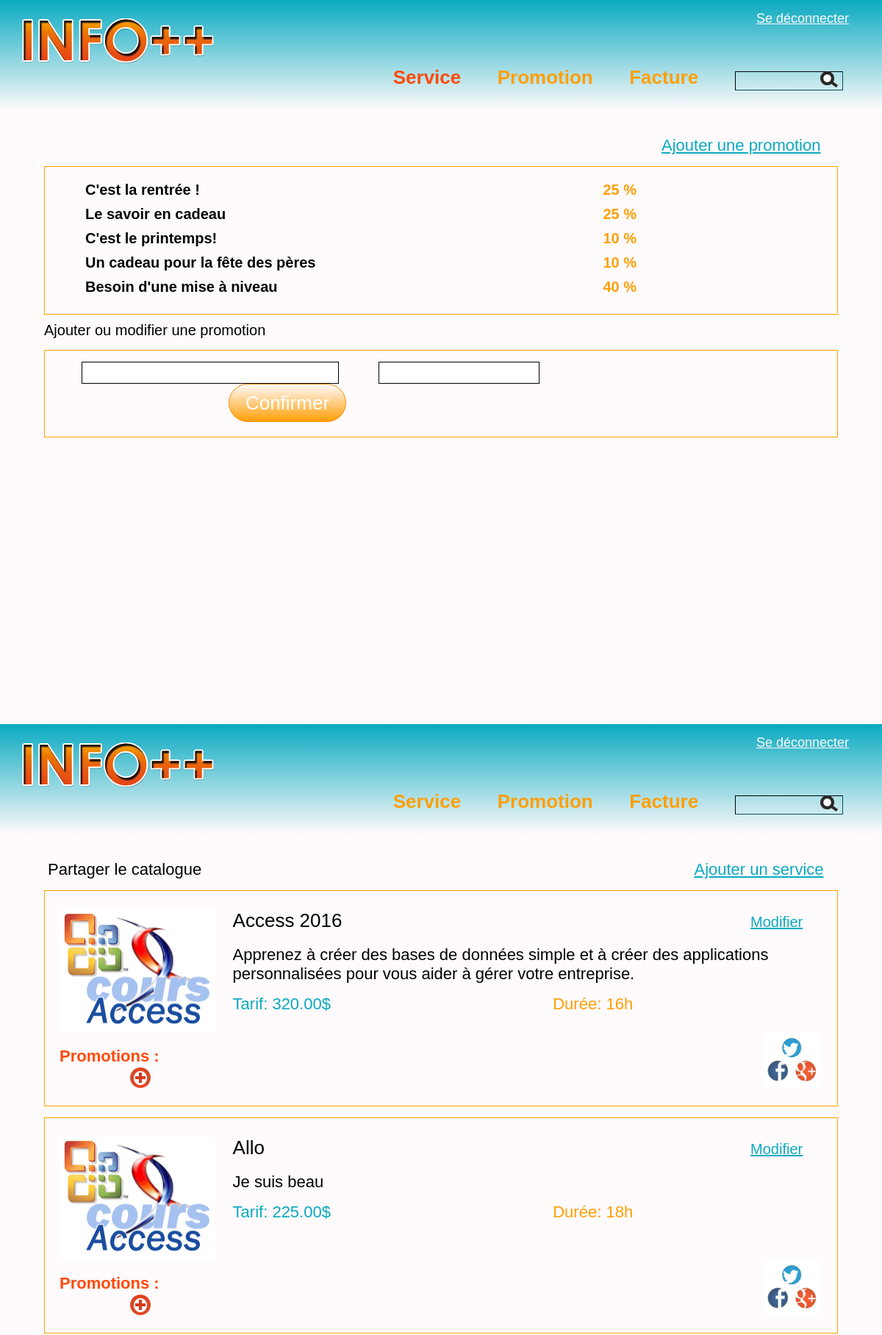
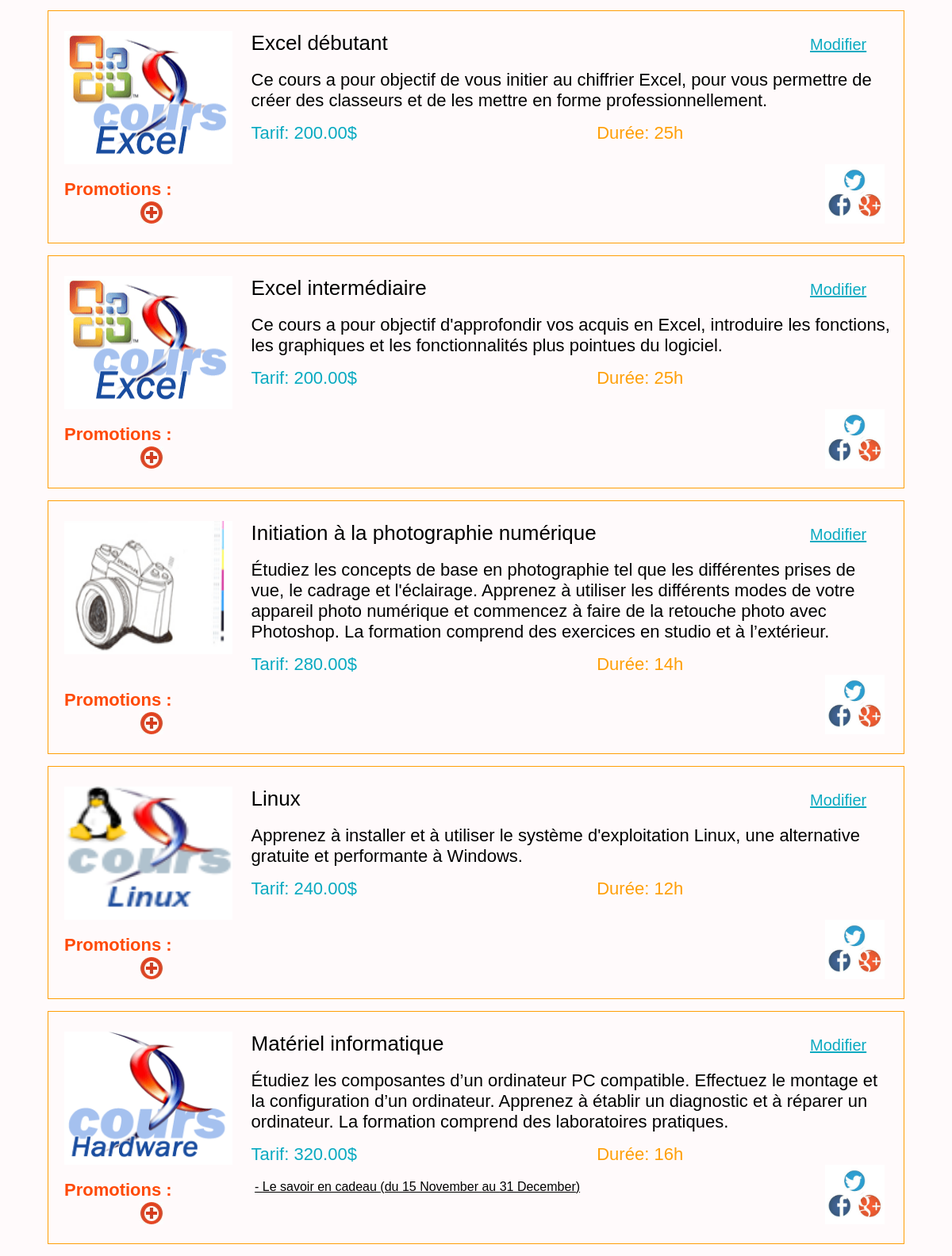
The app's page /page/service.php (signed in, upper part) with its own data (2 pictures, top to bottom).
### tables this page shows
CREATE TABLE `promotion` (
  `pk_promotion` int(11) NOT NULL,
  `promotion_titre` varchar(75) DEFAULT NULL,
  `promotion_description` longtext,
  `rabais` decimal(2,2) DEFAULT NULL,
  `image` varchar(150) DEFAULT NULL
);

CREATE TABLE `service` (
  `pk_service` int(11) NOT NULL,
  `service_titre` varchar(75) DEFAULT NULL,
  `service_description` longtext,
  `duree` int(11) DEFAULT NULL,
  `tarif` decimal(6,2) DEFAULT NULL,
  `actif` tinyint(1) DEFAULT NULL,
  `image` varchar(150) DEFAULT NULL
);

CREATE TABLE `ta_promotion_service` (
  `pk_promotion_service` int(11) NOT NULL,
  `fk_promotion` int(11) DEFAULT NULL,
  `fk_service` int(11) DEFAULT NULL,
  `date_debut` datetime DEFAULT NULL,
  `date_fin` datetime DEFAULT NULL,
  `code` varchar(45) DEFAULT NULL
);

### phpscript/class/gestionPromotion.php (called while the page is built, shortened)
<?php
  require_once('../outils/connexion.php');
  require_once('promotion.php');
  class GestionPromotion{
    public function getPromotionOfService($id){
      $connexion = new Connexion();
      $conn = $connexion->getConnexion();
      $stmt = $conn->prepare("SELECT p.pk_promotion, tps.pk_promotion_service, p.promotion_titre, p.promotion_description, p.rabais, p.image, tps.date_debut, tps.date_fin, tps.code, s.service_titre, s.pk_service FROM promotion AS p
                              INNER JOIN ta_promotion_service tps ON p.pk_promotion = tps.fk_promotion
                              INNER JOIN service s ON tps.fk_service = s.pk_service WHERE s.pk_service = ?;");
      $stmt->bind_param("i",$id);
      $stmt->execute();
      $result = $stmt->get_result();
      if($result->num_rows == 0){
        $promotion = null;
        return $promotion;
      }
      while($row = $result->fetch_assoc()){
        $promotion[] = new Promotion($row['pk_promotion'],$row['pk_promotion_service'],$row['promotion_titre'],$row['promotion_description'],$row['rabais'],$row['image'],$row['date_debut'],$row['date_fin'],$row['code'],$row['pk_service']);
      }
      return $promotion;
    }
    public function getAllPromotion(){
      $connexion = new Connexion();
      $conn = $connexion->getConnexion();
      $stmt = $conn->prepare("SELECT * FROM promotion;");
      $stmt->execute();
      $result = $stmt->get_result();
      while($row = $result->fetch_assoc()){
        $arrPromotion[] = new Promotion($row['pk_promotion'],null,$row['promotion_titre'],$row['promotion_description'],$row['rabais'],$row['image'],null,null,null,null);
      }
      return $arrPromotion;
    }
  }
 ?>

### phpscript/class/promotion.php (called while the page is built, shortened)
<?php
  require_once('../outils/connexion.php');
  class Promotion{
    private $idPromoService;
    private $titre;
    private $rabais;
    private $dateDebut;
    private $dateFin;
    public function setIdPromoService($idPromoService){
      $this->idPromoService = $idPromoService;
    }
    public function setTitre($titre){
      $this->titre = $titre;
    }
    public function setDateFin($dateFin){
      if(strlen($dateFin) == 10){
        $this->dateFin = $dateFin;
      }
      else{
        $date = substr($dateFin, 0, -9);
        $this->dateFin = $date;
      }
    }
    public function setDateDebut($dateDebut){
      if(strlen($dateDebut) == 10){
        $this->dateDebut = $dateDebut;
      }
      else{
        $date = substr($dateDebut, 0, -9);
        $this->dateDebut = $date;
      }
    }
    public function setRabais($rabais){
      $this->rabais = $rabais;
    }
    public function getIdPromoService(){
      return $this->idPromoService;
    }
    public function getTitre(){
      return $this->titre;
    }
    public function getDateDebut(){
      return $this->dateDebut;
    }
    public function getDateFin(){
      return $this->dateFin;
    }
    public function getRabais(){
      return $this->rabais;
    }
  }
 ?>

### outils/connexion.php (called while the page is built, shortened)
<?php
class Connexion{
  private $dbHost = "localhost";
  private $dbUser = "root";
  private $dbPass = "";
  private $dbName = "lab1_hypermedia";
  function __construct() {
    $this->conn = mysqli_connect($this->dbHost, $this->dbUser, $this->dbPass, $this->dbName);
  }
}
?>

### phpscript/class/gestionService.php (called while the page is built, shortened)
<?php
require_once('../outils/connexion.php');
require_once('classService.php');
class GestionService{
  public function getAllService(){
    $connection = new Connexion();
    $conn = $connection->getConnexion();
    $query = "SELECT * FROM service ORDER BY service_titre;";
    $result = mysqli_query($conn,$query);
    if(mysqli_num_rows($result) == 0){
      $service = null;
    }
    else{
      while($row = mysqli_fetch_assoc($result)){
        $service[] = new Service($row['pk_service'],$row['service_titre'],$row['service_description'],$row['duree'],$row['tarif'],$row['actif'],$row['image']);
      }
    }
    return $service;
  }
}
?>

### phpscript/class/classService.php (called while the page is built, shortened)
<?php
class Service{
  private $id;
  private $titre;
  private $description;
  private $duree;
  private $tarif;
  private $image;
  public function setId($id){
    $this->id = $id;
  }
  public function setTitre($titre){
    $this->titre = $titre;
  }
  public function setDescription($description){
    $this->description = $description;
  }
  public function setDuree($duree){
    $this->duree = $duree;
  }
  public function setTarif($tarif){
    $this->tarif = $tarif;
  }
  public function setImage($image){
    $this->image = $image;
  }
  public function getId(){
    return $this->id;
  }
  public function getTitre(){
    return $this->titre;
  }
  public function getDescription(){
    return $this->description;
  }
  public function getDuree(){
    return $this->duree;
  }
  public function getTarif(){
    return $this->tarif;
  }
  public function getImage(){
    return $this->image;
  }
}
?>

### page/service.php (the view, shortened to what this page needs)
<?php
  require_once('../phpscript/class/classService.php');
  require_once('../phpscript/class/gestionService.php');
  require_once('../phpscript/class/gestionPromotion.php');
  $gestionService = new GestionService();
  $gestionPromotion = new GestionPromotion();
  $arrService = $gestionService->getAllService();
  if(isset($_SESSION['recherche']) && "" != trim($_SESSION['recherche'])){
      $arrService = $gestionService->getServiceBySearch($_SESSION['recherche']);
      unset($_SESSION['recherche']);
  }
  else if(isset($_SESSION['serviceFact']) && "" != trim($_SESSION['serviceFact'])){
    $arrService = $gestionService->getServiceBySearch($_SESSION['serviceFact']);
    unset($_SESSION['serviceFact']);
  }
  else{
    $arrService = $gestionService->getAllService();
  }
?>
<!DOCTYPE html>
<html lang="fr" dir="ltr">
  <head>
    <link rel="stylesheet" href="../css/style.css">
    <link href="https://use.fontawesome.com/releases/v5.0.7/css/all.css" rel="stylesheet">
  </head>
  <body>
    <?php include '../entete/administrateur.php'?>
    <main>
      <div class="entete-service">
        <span class="partage">
          <span class="txt-partage">
            <p class="cata-texte">Partager le catalogue</p>
          </span>
        </span>
        <a class="link-service" href="./serviceModification.php">Ajouter un service</a>
      </div>
      <?php
        if($arrService != null){
          foreach($arrService as $service){
              echo "
              <div class='cours-d'>
                <div class='cata-haut'>
                  <div class='cata-gauche'>
                    <img src='".$service->getImage()."' alt='Excel Debutant'><br><br>
                  </div>
                  <div class='cata-droite'>
                    <p class='cata-titre'>".$service->getTitre()."</p>
                    <a class='link-modifier' href='./serviceModification.php?id=".$service->getId()."'>Modifier</a><br><br>
                    <p class='cata-texte'>".$service->getDescription()."</p>
                  </div>
                  <div class='cata-tarif'>
                    <p class='cata-texte'>Tarif: ".$service->getTarif()."$</p>
                  </div>
                  <div class='cata-duree'>
                    <p class='cata-texte'>Durée: ".$service->getDuree()."h</p>
                  </div>
                </div>
                <div class='promo'>
                <div class='left-promo'>
                  <p class='text-promo'>Promotions :</p>
                  <div class='promo-add'><a href='promotionService.php?id=".$service->getId()."'><img id='add-promo' src='../images/promotions/add-button.png' alt='ajout-promotion'></a></div>
                </div>";
                    $arrPromotion = $gestionPromotion->getPromotionOfService($service->getId());
                    echo "<div class='right-promo'>";
                    if($arrPromotion != null){
                      foreach($arrPromotion as $promotion){
                        echo "<span class='promotion'><a href='promotionService.php?id=".$service->getId()."&idPromo=".$promotion->getIdPromoService()."'>- ".$promotion->getTitre()." (du ".strftime("%e %B", strtotime($promotion->getDateDebut()))." au ".strftime("%e %B", strtotime($promotion->getDateFin())).")</a></span>";
                      }
                    }
                  echo
                  "</div>
                </div>
                <div class='res-sociaux'>
                  <img src='../images/icones/medias sociaux.jpeg' alt='Médias sociaux'>
                </div>
              </div>";
          }
        }
        else{
          echo "<p class='cata-texte'>Désolé, aucun service correspond à la recherche.</p>";
        }
      ?>
    </main>
  </body>
</html>

### page/promotion.php (shortened to what this page needs)
<?php
  require_once("../phpscript/class/gestionPromotion.php");
  require_once("../phpscript/class/promotion.php");
  $gestionPromotion = new GestionPromotion();
  $arrPromotion = $gestionPromotion->getAllPromotion();
  $i = 0;
?>
<!DOCTYPE html>
<html lang="fr" dir="ltr">
  <head>
    <link rel="stylesheet" href="../css/style.css">
    <link rel="stylesheet" href="../css/serviceModification.css">
    <link rel="stylesheet" href="../css/promotion.css">
  </head>
  <?php include("../entete/administrateur.php"); ?>
  <body>
    <main>
      <a class="link-service" id="link-ajout-promo" onclick='ajoutPromo()'>Ajouter une promotion</a>
      <form action="../phpscript/ajoutModifPromo.php" method="post">
        <div class="cours-d">
          <?php
            foreach($arrPromotion as $promotion){
              echo "<div class='promotion-block' onclick='promotionSelected(this,".$i.");' id='block".$i."'>
                <span id='nomSelect".$i."' class='titre-promo'>".$promotion->getTitre()."</span>
                <span id='rabaisSelect".$i."' class='rabais-promo'>".$promotion->getRabais() * 100 ." %</span>
              </div>";
              $i++;
            }
          ?>
          </div>
          <p class="msg-input">Ajouter ou modifier une promotion</p>
          <div class="cours-d">
            <div class="input-promotion">
              <input id="input-nom" class="input-nomPromo" type="text" name="nomPromo" value="">
              <input id="input-rabais" class="input-rabaisPromo" type="text" name="rabaisPromo" value="" maxlength="2" onfocusout="">
              <div class="button-contain">
                <button class="text-button" type="submit" id="ajout-promo" name="submit" onclick="return validateFormPromotion()">Confirmer</button>
              </div>
            </div>
          </div>
      </form>
    </main>
  </body>
</html>

### css/style.css (style rules this page uses)
html { height: 100%; }
* { font-family: "Century Gothic", CenturyGothic, AppleGothic, sans-serif; box-sizing:border-box; margin: 0; padding: 0; }
body { background: #FFFAFB; height: 100%; }
main { width: 1200px; height: 100%; margin: 0 auto; margin-top: 35px; }
.cours-d { border: solid 1px #FF9F07; overflow: hidden; width: 90%; height: auto; margin: 0 auto; padding-bottom: 20px; margin-top: 15px; }
.cata-gauche { width: 20%; max-height: 210px; margin: 10px 0 0 20px; color: #FF4A07; float: left; }
.cata-gauche > img { width: 212px; height: 168px; }
.cata-droite { width: 75%; float: left; margin: 10px 0 0 20px; word-wrap: break-word; }
.cata-haut { height: auto; overflow: hidden; }
.cata-titre { font-size: 26px; display: inline-block; width: 700px; }
.cata-texte { font-size: 22px; }
.cata-tarif { display: inline-block; width: 40%; margin-left: 20px; margin-top: 15px; color: #09AAC1; }
.cata-duree { display: inline-block; width: 27%; color: #FF9F07; }
.res-sociaux { display: inline-block; }
.res-sociaux > img { height: auto; width: 75px; }
.promo { display: inline-block; }
.text-promo { color: #FF4A07; font-size: 22px; margin-left: 20px; font-weight: bold; display: inline-block; }
.promotion { display: block; text-decoration: underline; }
.left-promo { display: inline-block; width: 260px; }
.right-promo { display: inline-block; vertical-align: top; width: 715px; }
.promo-add { display: block; }
.promotion a { color: #000000; }
.link-service { font-size: 22px; color: #09AAC1; }
.link-modifier { font-size: 20px; color: #09AAC1; }
#add-promo { cursor: pointer; margin-left: 115px; margin-top: 2px; }
.entete-service { display: block; }
.partage { display: inline-block; width: 875px; margin-left: 65px; }
.txt-partage { display: inline-block; }

### css/serviceModification.css (style rules this page uses)
input { border: 1px solid #000000; padding: 5px; }
.cata-gauche { height: 168px; }
.cata-haut { height: 178px; }
.button-contain { display: block; width:180px; text-align:left; margin-left: 900px; margin-top: 15px; }
.text-button { font-size: 26px; width: 160px; border: 1px solid #FF8C00; border-radius: 2em; height: 2em; background-image: linear-gradient(#FFFAFB, #FF9F07); color: white; }

### css/promotion.css (style rules this page uses)
#link-ajout-promo { margin-left: 900px; text-decoration: underline; cursor: pointer; }
.cours-d { padding-top: 15px; }
.promotion-block { display: block; padding: 5px; }
.input-promotion { display: block; }
.titre-promo { display: inline-block; color: #000708; font-size: 20px; font-weight: 600; margin-left: 50px; width: 700px; }
.msg-input { font-size: 20px; margin-top: 10px; margin-left: 60px; }
.rabais-promo { font-size: 20px; color: #FF9F07; font-weight: 600; }
.input-nomPromo { width: 350px; font-size: 16px; padding: 5px; margin-left: 50px; }
.input-rabaisPromo { font-size: 16px; padding: 5px; margin-left: 50px; }
.button-contain { display: inline-block; margin-top: 0; margin-left: 250px; }

### records on screen
promotion: promotion_titre "C'est la rentrée !", $promotion->getRabais()*100 "25"
promotion: promotion_titre "Le savoir en cadeau", $promotion->getRabais()*100 "25"
promotion: promotion_titre "C'est le printemps!", $promotion->getRabais()*100 "10"
promotion: promotion_titre "Un cadeau pour la fête des pères", $promotion->getRabais()*100 "10"
promotion: promotion_titre "Besoin d'une mise à niveau", $promotion->getRabais()*100 "40"
service: service_titre "Access 2016", service_description "Apprenez à créer des bases de données simple et à créer des applications personnalisées pour vous aider à gérer votre entreprise.", tarif "320.00", duree "16"
service: image (picture), service_titre "Allo", service_description "Je suis beau", tarif "225.00", duree "18"
service: image (picture), service_titre "Excel débutant", service_description "Ce cours a pour objectif de vous initier au chiffrier Excel, pour vous permettre de créer des classeurs et de les mettre en forme professionnellement.", tarif "200.00", duree "25"
service: image (picture), service_titre "Excel intermédiaire", service_description "Ce cours a pour objectif d'approfondir vos acquis en Excel, introduire les fonctions, les graphiques et les fonctionnalités plus pointues du logiciel.", tarif "200.00", duree "25"
service: image (picture), service_titre "Initiation à la photographie numérique", service_description "Étudiez les concepts de base en photographie tel que les différentes prises de vue, le cadrage et l'éclairage. Apprenez à utiliser les différents modes de votre appareil photo numérique et commencez à faire de la retouche photo avec Photoshop. La formation comprend des exercices en studio et à l’extérieur.", tarif "280.00", duree "14"
service: image (picture), service_titre "Linux", service_description "Apprenez à installer et à utiliser le système d'exploitation Linux, une alternative gratuite et performante à Windows.", tarif "240.00", duree "12"
service: image (picture), service_titre "Matériel informatique", service_description "Étudiez les composantes d’un ordinateur PC compatible. Effectuez le montage et la configuration d’un ordinateur. Apprenez à établir un diagnostic et à réparer un ordinateur. La formation comprend des laboratoires pratiques.", tarif "320.00", duree "16"
ta_promotion_service: fk_promotion.promotion_titre "Le savoir en cadeau", date_debut "15 November", date_fin "31 December"
